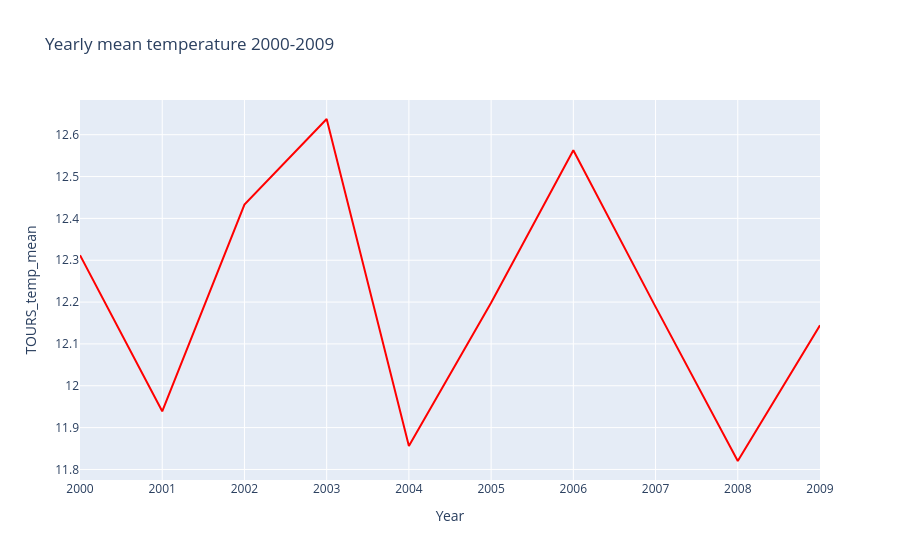

Here is the notebook cell this chart was saved with:
### Code cell
meantemp_by_year = df.groupby('Year')['TOURS_temp_mean'].mean().reset_index()

meantemp_by_year_fig = px.line(meantemp_by_year, x='Year', y='TOURS_temp_mean',
                                     title='Yearly mean temperature 2000-2009',color_discrete_sequence=["red"])

meantemp_by_year_fig.show()

meantemp_by_year_fig.write_image("charts/Yearly mean temperature 2000-2009.png")

### Figure 1 — Plotly figure (JSON) as saved in the notebook; plotly's stock layout.template omitted (floating-point values rounded to 4 significant figures)
{"data": [{"hovertemplate": "Year=%{x}<br>TOURS_temp_mean=%{y}<extra></extra>", "legendgroup": "", "line": {"color": "red", "dash": "solid"}, "marker": {"symbol": "circle"}, "mode": "lines", "name": "", "orientation": "v", "showlegend": false, "type": "scatter", "x": [2000, 2001, 2002, 2003, 2004, 2005, 2006, 2007, 2008, 2009], "xaxis": "x", "y": [12.31, 11.94, 12.43, 12.64, 11.86, 12.2, 12.56, 12.19, 11.82, 12.14], "yaxis": "y"}], "layout": {"legend": {"tracegroupgap": 0}, "title": {"text": "Yearly mean temperature 2000-2009"}, "xaxis": {"anchor": "y", "domain": [0, 1], "title": {"text": "Year"}}, "yaxis": {"anchor": "x", "domain": [0, 1], "title": {"text": "TOURS_temp_mean"}}}}
